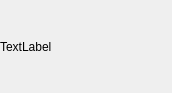
<ui version="4.0" >
 <author></author>
 <comment></comment>
 <exportmacro></exportmacro>
 <class>PhoneLineWidget</class>
 <widget class="QWidget" name="PhoneLineWidget" >
  <property name="geometry" >
   <rect>
    <x>0</x>
    <y>0</y>
    <width>172</width>
    <height>93</height>
   </rect>
  </property>
  <property name="windowTitle" >
   <string>PhoneLineWidget</string>
  </property>
  <layout class="QGridLayout" >
   <property name="margin" >
    <number>0</number>
   </property>
   <property name="spacing" >
    <number>0</number>
   </property>
   <item row="0" column="0" >
    <widget class="QLabel" name="stateLabel" >
     <property name="text" >
      <string>TextLabel</string>
     </property>
    </widget>
   </item>
  </layout>
 </widget>
 <pixmapfunction></pixmapfunction>
 <resources>
  <include location="..\wengophone.qrc" />
 </resources>
 <connections/>
</ui>
